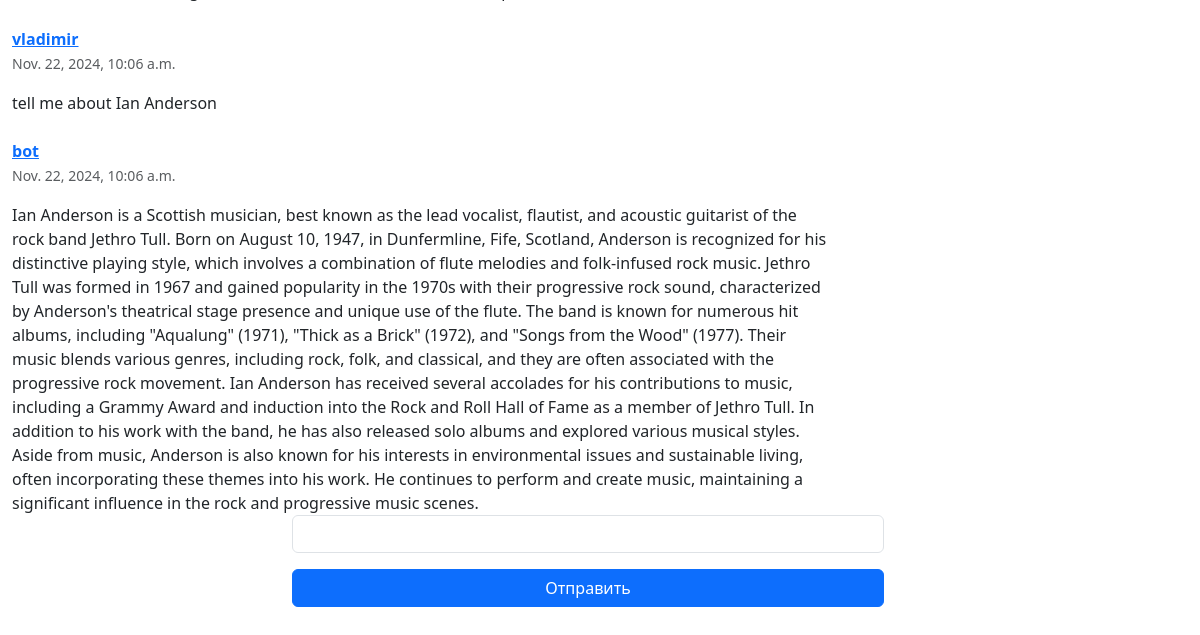
Before: / (lower part) with the older database file.
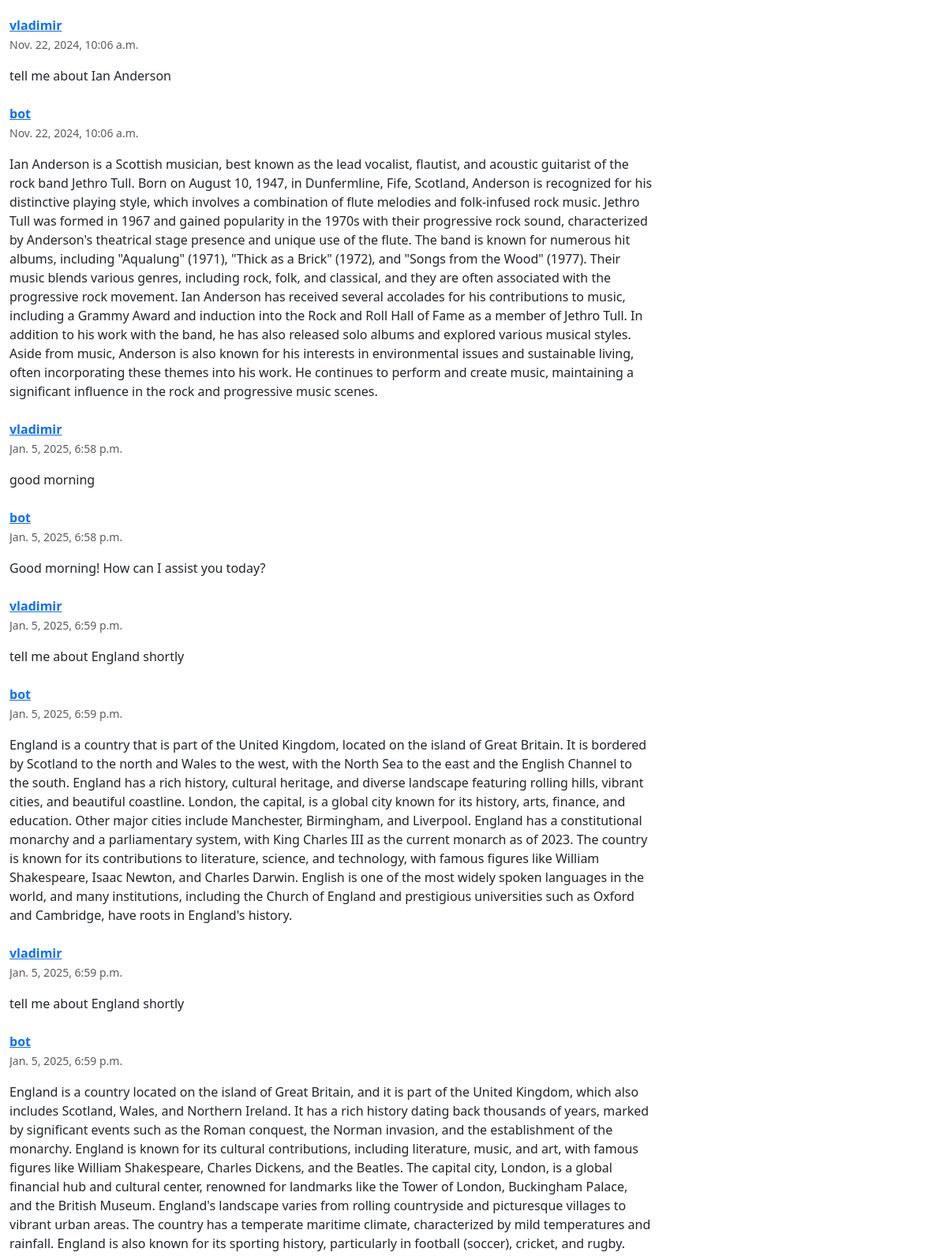
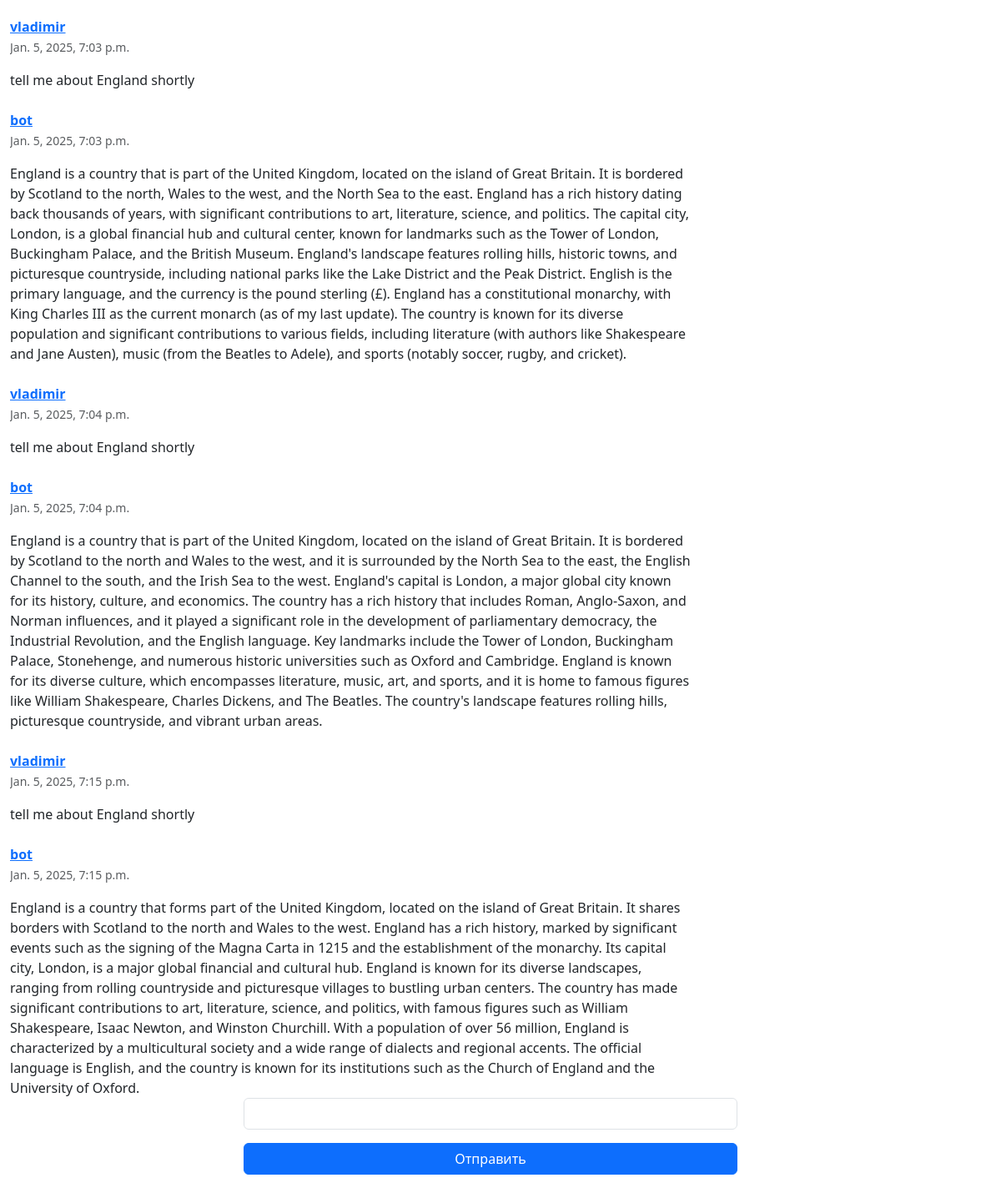
After: the same page with the newer database file (2 pictures, top to bottom).
### task1/models.py (models this page shows, shortened)
class Post(models.Model):
    author = models.ForeignKey(settings.AUTH_USER_MODEL, on_delete=models.CASCADE)
    text = models.CharField(max_length=200, help_text='Enter your text here')
    published_date = models.DateTimeField(blank=True, null=True)

### task1/views.py (the view)
# urls.py: 2. Add a URL to urlpatterns:  path('', views.home, name='home')
def home(request):
    context = {'form': InputForm()}
    posts = Post.objects.all().order_by('published_date')
    return render(request, "home.html", {'posts': posts, 'context': context})

### templates/home.html (shortened to what this page needs)
<!DOCTYPE html>
<html lang="en">
<head>
    {% load static %}
    {% load tz %}
    <link href="{% static 'bootstrap/css/bootstrap.min.css' %}" type="text/css" rel="stylesheet">
    <link rel="stylesheet" href="{% static 'bootstrap/css/chat.css' %}">
    </head>
<body class="d-flex flex-column h-100">
<div class="scrollable">
    <section class="flex-shrink-0" id="flex">
        <div class="container">
            <div id="messages" class="panel">
                <div id="innerMessages">
                    {% for post in posts %}
                        <div class="list-group-item {% if not message_item.is_readed %}unreaded{% endif %}">
                            <div class="reply-body">
                                <ul class="list-inline">
                                    <li class="drop-left-padding">
                                        <strong class="list-group-item-heading"><a href="{{ the_user_url }}">{{ post.author }}</a></strong>
                                    </li>
                                    <li class="pull-right text-muted"><small>{{ post.published_date|utc }}</small></li>
                                </ul>
                                <div>{{ post.text|safe }}</div>
                            </div>
                        </div>
                    {% endfor %}
                </div>
            </div>
        </div>
    </section>
</div>
<div class="row justify-content-center">
    <div class="col-md-6 my-auto">
        <form class="row g-3" action="{% url 'addpage' %}" method="POST">
            <input class="form-control" id="input request" name="field_text" required type="text">
            <button type="submit" class="btn btn-primary mb-3">Отправить</button>
        </form>
    </div>
</div>
</body>
</html>

### templates/home.html (style rules this page uses)
.scrollable { width: 70%; height: 600%; overflow: auto; }
* { margin: 0; padding: 0; }

Changed rows visible on the page:
added Post: author "vladimir", published_date|utc "Jan. 5, 2025, 6:58 p.m.", text "good morning"
added Post: author "bot", published_date|utc "Jan. 5, 2025, 6:58 p.m.", text "Good morning! How can I assist you today?"
added Post: author "vladimir", published_date|utc "Jan. 5, 2025, 6:59 p.m.", text "tell me about England shortly"
added Post: author "bot", published_date|utc "Jan. 5, 2025, 6:59 p.m.", text "England is a country that is part of the United Kingdom, located on the island of Great Britain. It is bordered by Scotland to the north and Wales to the west, with the North Sea to the east and the English Channel to the south. England has a rich history, cultural heritage, and diverse landscape featuring rolling hills, vibrant cities, and beautiful coastline. London, the capital, is a global city known for its history, arts, finance, and education. Other major cities include Manchester, Birmingham, and Liverpool. England has a constitutional monarchy and a parliamentary system, with King Charles III as the current monarch as of 2023. The country is known for its contributions to…"
added Post: author "vladimir", published_date|utc "Jan. 5, 2025, 6:59 p.m.", text "tell me about England shortly"
added Post: author "bot", published_date|utc "Jan. 5, 2025, 6:59 p.m.", text "England is a country located on the island of Great Britain, and it is part of the United Kingdom, which also includes Scotland, Wales, and Northern Ireland. It has a rich history dating back thousands of years, marked by significant events such as the Roman conquest, the Norman invasion, and the establishment of the monarchy. England is known for its cultural contributions, including literature, music, and art, with famous figures like William Shakespeare, Charles Dickens, and the Beatles. The capital city, London, is a global financial hub and cultural center, renowned for landmarks like the Tower of London, Buckingham Palace, and the British Museum. England's landscape varies from…"
added Post: author "vladimir", published_date|utc "Jan. 5, 2025, 7:03 p.m.", text "tell me about England shortly"
added Post: author "bot", published_date|utc "Jan. 5, 2025, 7:03 p.m.", text "England is a country that is part of the United Kingdom, located on the island of Great Britain. It is bordered by Scotland to the north, Wales to the west, and the North Sea to the east. England has a rich history dating back thousands of years, with significant contributions to art, literature, science, and politics. The capital city, London, is a global financial hub and cultural center, known for landmarks such as the Tower of London, Buckingham Palace, and the British Museum. England's landscape features rolling hills, historic towns, and picturesque countryside, including national parks like the Lake District and the Peak District. English is the primary language, and the currency is…"
added Post: author "vladimir", published_date|utc "Jan. 5, 2025, 7:04 p.m.", text "tell me about England shortly"
added Post: author "bot", published_date|utc "Jan. 5, 2025, 7:04 p.m.", text "England is a country that is part of the United Kingdom, located on the island of Great Britain. It is bordered by Scotland to the north and Wales to the west, and it is surrounded by the North Sea to the east, the English Channel to the south, and the Irish Sea to the west. England's capital is London, a major global city known for its history, culture, and economics. The country has a rich history that includes Roman, Anglo-Saxon, and Norman influences, and it played a significant role in the development of parliamentary democracy, the Industrial Revolution, and the English language. Key landmarks include the Tower of London, Buckingham Palace, Stonehenge, and numerous historic…"
added Post: author "vladimir", published_date|utc "Jan. 5, 2025, 7:15 p.m.", text "tell me about England shortly"
added Post: author "bot", published_date|utc "Jan. 5, 2025, 7:15 p.m.", text "England is a country that forms part of the United Kingdom, located on the island of Great Britain. It shares borders with Scotland to the north and Wales to the west. England has a rich history, marked by significant events such as the signing of the Magna Carta in 1215 and the establishment of the monarchy. Its capital city, London, is a major global financial and cultural hub. England is known for its diverse landscapes, ranging from rolling countryside and picturesque villages to bustling urban centers. The country has made significant contributions to art, literature, science, and politics, with famous figures such as William Shakespeare, Isaac Newton, and Winston Churchill. With a…"
